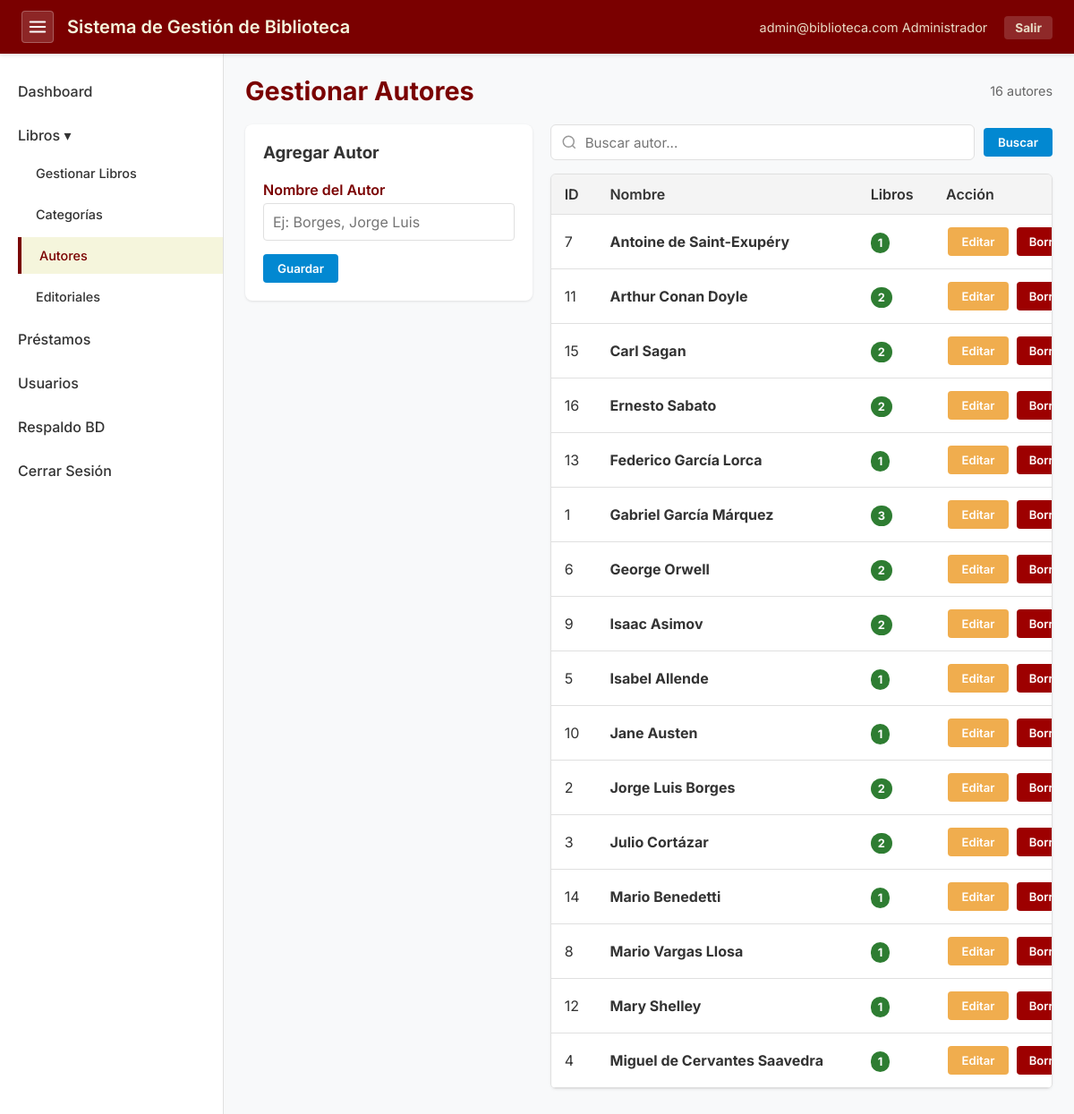
The app's page /pages/authors.php (signed in), older data.
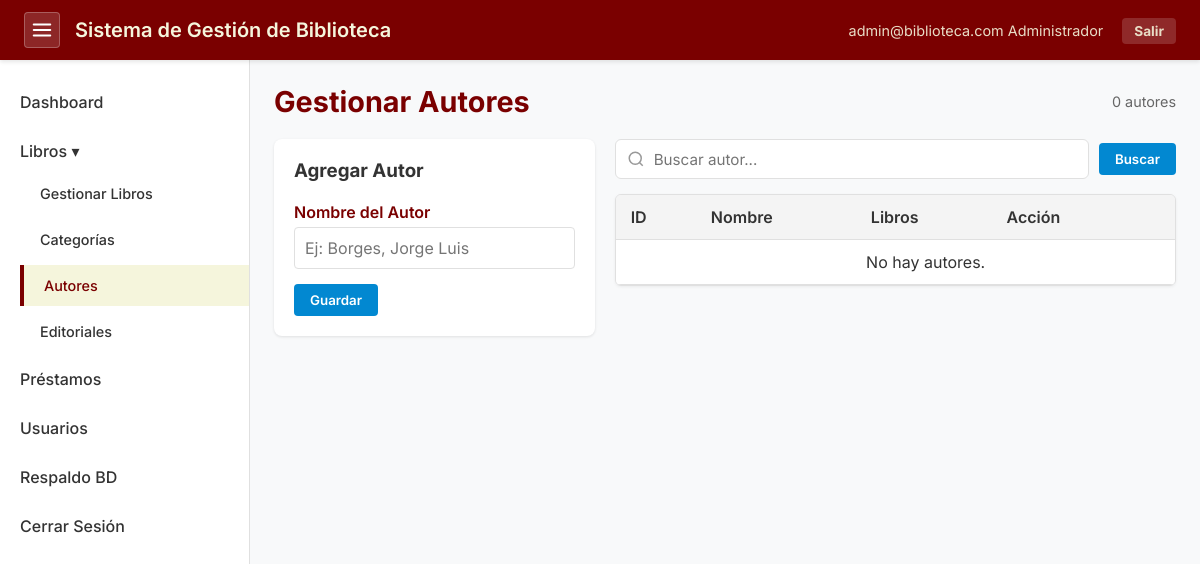
The same page, newer data.
### tables this page shows
CREATE TABLE `authors` (
  `id` int NOT NULL AUTO_INCREMENT,
  `name` varchar(255) NOT NULL,
  `created_at` timestamp NOT NULL DEFAULT CURRENT_TIMESTAMP,
  PRIMARY KEY (`id`)
);

### pages/authors.php (the view, shortened to what this page needs)
<?php
require_once __DIR__ . '/../config.php';
require_once __DIR__ . '/../includes/header.php';
$edit_item = null;
$search = isset($_GET['search']) ? trim($_GET['search']) : '';
$per_page = 20;
$page = isset($_GET['page']) ? max(1, intval($_GET['page'])) : 1;
$offset = ($page - 1) * $per_page;
$where = '';
$params = [];
$count_stmt = $pdo->prepare("SELECT COUNT(*) FROM authors $where");
$count_stmt->execute($params);
$total = $count_stmt->fetchColumn();
$stmt = $pdo->prepare("SELECT * FROM authors $where ORDER BY name ASC LIMIT $per_page OFFSET $offset");
$stmt->execute($params);
$authors = $stmt->fetchAll();
?>
<?php require_once __DIR__ . '/../includes/sidebar.php'; ?>
<div class="content-header">
    <h2>Gestionar Autores</h2>
    <span id="result-count" style="color: #666; font-size: 0.9rem;"><?php echo number_format($total); ?> autores</span>
</div>
<div class="split-layout">
    <?php if ($_SESSION['user_role'] !== 'Lector'): ?>
    <div class="form-container form-pane">
        <?php if ($edit_item): ?>
            <h3>Editar Autor</h3>
            <p style="font-size: 0.85rem; color: #666; margin-bottom: 12px;">Modificando ID #<?php echo $edit_item['id']; ?></p>
            <form method="POST">
                <input type="hidden" name="id" value="<?php echo $edit_item['id']; ?>">
                <div class="form-group">
                    <label>Nombre del Autor</label>
                    <input type="text" name="name" class="form-control" value="<?php echo htmlspecialchars($edit_item['name']); ?>" required autofocus>
                </div>
                <div style="display: flex; gap: 10px;">
                    <button type="submit" name="edit_item" class="btn btn-primary" style="flex: 1;">Actualizar</button>
                    <a href="authors.php" class="btn" style="background: #888; text-decoration: none; text-align: center;">Cancelar</a>
                </div>
            </form>
        <?php else: ?>
            <h3>Agregar Autor</h3><br>
            <form method="POST">
                <div class="form-group">
                    <label>Nombre del Autor</label>
                    <input type="text" name="name" class="form-control" required placeholder="Ej: Borges, Jorge Luis">
                </div>
                <button type="submit" name="add_item" class="btn btn-primary">Guardar</button>
            </form>
        <?php endif; ?>
    </div>
    <?php endif; ?>
    <div class="data-pane">
        <form method="GET" class="search-filters-bar" style="margin-bottom: 15px;" id="searchForm">
            <div class="search-input-wrapper">
                <input type="text" name="search" id="liveSearchInput" class="search-input" placeholder="Buscar autor..." value="<?php echo htmlspecialchars($search); ?>" autocomplete="off">
            </div>
            <button type="submit" class="btn btn-primary">Buscar</button>
        </form>
        <div id="searchResults">
        <div class="table-responsive">
        <table class="data-table">
            <thead>
                <tr>
                    <th>ID</th>
                    <th>Nombre</th>
                    <th>Libros</th>
                    <th style="min-width: 140px;">Acción</th>
                </tr>
            </thead>
            <tbody>
                <?php foreach ($authors as $item):
                    $book_count = $pdo->prepare("SELECT COUNT(*) FROM books WHERE author_id = ?");
                    $book_count->execute([$item['id']]);
                    $count = $book_count->fetchColumn();
                ?>
                <tr <?php if ($edit_item && $edit_item['id'] == $item['id']) echo 'style="background-color: #fff9db;"'; ?>>
                    <td><?php echo $item['id']; ?></td>
                    <td><strong><?php echo htmlspecialchars($item['name']); ?></strong></td>
                    <td><span class="status-badge status-available"><?php echo $count; ?></span></td>
                    <?php if ($_SESSION['user_role'] !== 'Lector'): ?>
                    <td>
                        <a href="authors.php?edit=<?php echo $item['id']; ?>" class="btn btn-edit" style="margin-right: 5px;">Editar</a>
                        <a href="authors.php?delete=<?php echo $item['id']; ?>" class="btn btn-delete" onclick="return confirm('¿Borrar autor? Se desvinculará de sus libros.');">Borrar</a>
                    </td>
                    <?php else: ?>
                    <td>-</td>
                    <?php endif; ?>
                </tr>
                <?php endforeach; ?>
                <?php if (empty($authors)): ?>
                <tr><td colspan="4" style="text-align: center;">No hay autores.</td></tr>
                <?php endif; ?>
            </tbody>
        </table>
        </div>
        </div>
    </div>
</div>
<?php require_once __DIR__ . '/../includes/footer.php'; ?>

Row changes from the older to the newer data that the page shows:
removed authors: id "7", name "Antoine de Saint-Exupéry", count "1"
removed authors: id "11", name "Arthur Conan Doyle", count "2"
removed authors: id "15", name "Carl Sagan", count "2"
removed authors: id "16", name "Ernesto Sabato", count "2"
removed authors: id "13", name "Federico García Lorca", count "1"
removed authors: id "1", name "Gabriel García Márquez", count "3"
removed authors: id "6", name "George Orwell", count "2"
removed authors: id "9", name "Isaac Asimov", count "2"
removed authors: id "5", name "Isabel Allende", count "1"
removed authors: id "10", name "Jane Austen", count "1"
removed authors: id "2", name "Jorge Luis Borges", count "2"
removed authors: id "3", name "Julio Cortázar", count "2"
removed authors: id "14", name "Mario Benedetti", count "1"
removed authors: id "8", name "Mario Vargas Llosa", count "1"
removed authors: id "12", name "Mary Shelley", count "1"
removed authors: id "4", name "Miguel de Cervantes Saavedra", count "1"
Text that changed along with them:
$total: "16" → "0"
text now shown: "No hay autores."
